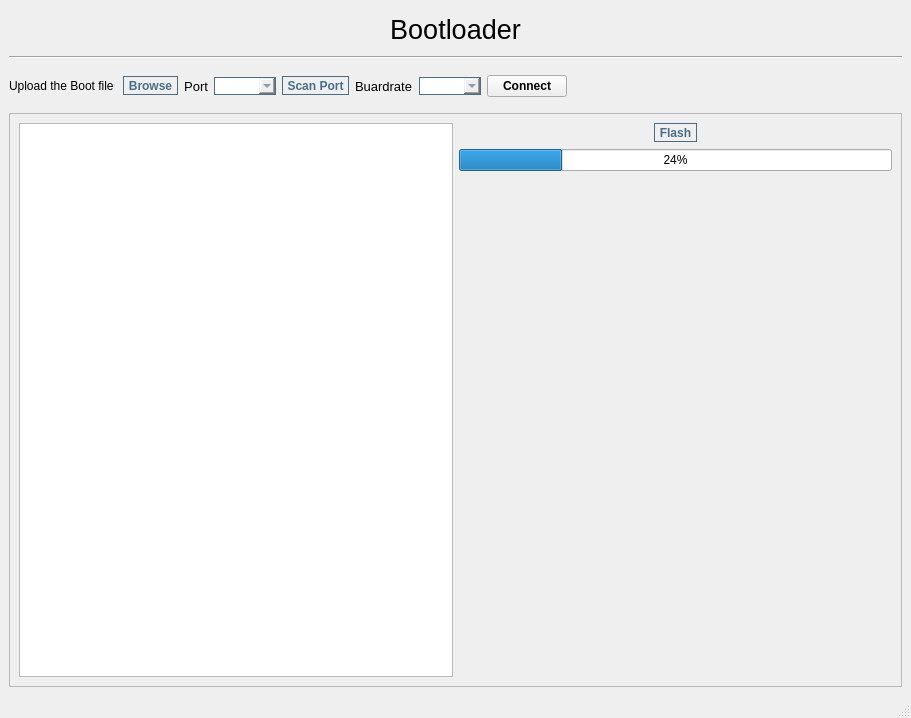
<?xml version="1.0" encoding="UTF-8"?>
<ui version="4.0">
 <class>MainWindow</class>
 <widget class="QMainWindow" name="MainWindow">
  <property name="geometry">
   <rect>
    <x>0</x>
    <y>0</y>
    <width>911</width>
    <height>718</height>
   </rect>
  </property>
  <property name="windowTitle">
   <string>Tunning Kit</string>
  </property>
  <widget class="QWidget" name="centralwidget">
   <layout class="QVBoxLayout" name="verticalLayout_5">
    <item>
     <layout class="QVBoxLayout" name="verticalLayout_3"/>
    </item>
    <item>
     <layout class="QVBoxLayout" name="verticalLayout_2"/>
    </item>
    <item>
     <layout class="QVBoxLayout" name="verticalLayout">
      <item>
       <layout class="QHBoxLayout" name="horizontalLayout">
        <property name="topMargin">
         <number>5</number>
        </property>
        <property name="bottomMargin">
         <number>5</number>
        </property>
        <item>
         <spacer name="horizontalSpacer">
          <property name="orientation">
           <enum>Qt::Horizontal</enum>
          </property>
          <property name="sizeHint" stdset="0">
           <size>
            <width>40</width>
            <height>20</height>
           </size>
          </property>
         </spacer>
        </item>
        <item>
         <widget class="QLabel" name="label">
          <property name="font">
           <font>
            <pointsize>20</pointsize>
           </font>
          </property>
          <property name="text">
           <string>Bootloader</string>
          </property>
          <property name="alignment">
           <set>Qt::AlignCenter</set>
          </property>
         </widget>
        </item>
        <item>
         <spacer name="horizontalSpacer_2">
          <property name="orientation">
           <enum>Qt::Horizontal</enum>
          </property>
          <property name="sizeHint" stdset="0">
           <size>
            <width>40</width>
            <height>20</height>
           </size>
          </property>
         </spacer>
        </item>
       </layout>
      </item>
      <item>
       <widget class="Line" name="line">
        <property name="orientation">
         <enum>Qt::Horizontal</enum>
        </property>
       </widget>
      </item>
      <item>
       <layout class="QHBoxLayout" name="horizontalLayout_5">
        <property name="topMargin">
         <number>10</number>
        </property>
        <property name="bottomMargin">
         <number>10</number>
        </property>
        <item>
         <widget class="QLabel" name="label_2">
          <property name="text">
           <string>Upload the Boot file </string>
          </property>
         </widget>
        </item>
        <item>
         <widget class="QToolButton" name="upload_btn">
          <property name="styleSheet">
           <string notr="true">  border:1px solid #4B6E88;
    border-radius: 10px;
    font-weight:Bold;
    color:#4B6E88;</string>
          </property>
          <property name="text">
           <string>Browse</string>
          </property>
          <property name="icon">
           <iconset resource="../controller/views/static/rc_icon.qrc">
            <normaloff>:/logo/icons/upload.png</normaloff>:/logo/icons/upload.png</iconset>
          </property>
          <property name="toolButtonStyle">
           <enum>Qt::ToolButtonTextBesideIcon</enum>
          </property>
         </widget>
        </item>
        <item>
         <layout class="QHBoxLayout" name="horizontalLayout_3">
          <item>
           <widget class="QLabel" name="label_30">
            <property name="font">
             <font>
              <pointsize>10</pointsize>
             </font>
            </property>
            <property name="text">
             <string>Port</string>
            </property>
            <property name="alignment">
             <set>Qt::AlignRight|Qt::AlignTrailing|Qt::AlignVCenter</set>
            </property>
           </widget>
          </item>
          <item>
           <widget class="QComboBox" name="port_combo">
            <property name="styleSheet">
             <string notr="true">  border:1px solid #4B6E88;

    color:#4B6E88;</string>
            </property>
           </widget>
          </item>
          <item>
           <widget class="QToolButton" name="scan_port">
            <property name="font">
             <font>
              <weight>75</weight>
              <bold>true</bold>
             </font>
            </property>
            <property name="styleSheet">
             <string notr="true">  border:1px solid #4B6E88;
    border-radius: 10px;
    font-weight:Bold;
    color:#4B6E88;</string>
            </property>
            <property name="text">
             <string>Scan Port</string>
            </property>
            <property name="icon">
             <iconset resource="../controller/views/static/rc_icon.qrc">
              <normaloff>:/logo/icons/search.png</normaloff>:/logo/icons/search.png</iconset>
            </property>
            <property name="toolButtonStyle">
             <enum>Qt::ToolButtonTextBesideIcon</enum>
            </property>
           </widget>
          </item>
          <item>
           <widget class="QLabel" name="label_3">
            <property name="font">
             <font>
              <pointsize>10</pointsize>
             </font>
            </property>
            <property name="text">
             <string>Buardrate</string>
            </property>
           </widget>
          </item>
          <item>
           <widget class="QComboBox" name="baud_combo">
            <property name="styleSheet">
             <string notr="true"> border:1px solid #4B6E88;

    color:#4B6E88;</string>
            </property>
           </widget>
          </item>
          <item>
           <widget class="QPushButton" name="connect_btn">
            <property name="font">
             <font>
              <weight>75</weight>
              <bold>true</bold>
             </font>
            </property>
            <property name="text">
             <string>Connect</string>
            </property>
            <property name="checkable">
             <bool>true</bool>
            </property>
           </widget>
          </item>
          <item>
           <widget class="QLabel" name="con_status_msg">
            <property name="minimumSize">
             <size>
              <width>200</width>
              <height>0</height>
             </size>
            </property>
            <property name="maximumSize">
             <size>
              <width>400</width>
              <height>400</height>
             </size>
            </property>
            <property name="text">
             <string/>
            </property>
            <property name="wordWrap">
             <bool>true</bool>
            </property>
           </widget>
          </item>
          <item>
           <spacer name="horizontalSpacer_10">
            <property name="orientation">
             <enum>Qt::Horizontal</enum>
            </property>
            <property name="sizeHint" stdset="0">
             <size>
              <width>40</width>
              <height>20</height>
             </size>
            </property>
           </spacer>
          </item>
         </layout>
        </item>
       </layout>
      </item>
     </layout>
    </item>
    <item>
     <widget class="QScrollArea" name="scrollArea">
      <property name="widgetResizable">
       <bool>true</bool>
      </property>
      <widget class="QWidget" name="scrollAreaWidgetContents">
       <property name="geometry">
        <rect>
         <x>0</x>
         <y>0</y>
         <width>887</width>
         <height>499</height>
        </rect>
       </property>
       <layout class="QHBoxLayout" name="horizontalLayout_2">
        <item>
         <widget class="QListWidget" name="listWidget"/>
        </item>
        <item>
         <layout class="QVBoxLayout" name="verticalLayout_4">
          <item>
           <layout class="QHBoxLayout" name="horizontalLayout_4">
            <item>
             <spacer name="horizontalSpacer_5">
              <property name="orientation">
               <enum>Qt::Horizontal</enum>
              </property>
              <property name="sizeHint" stdset="0">
               <size>
                <width>40</width>
                <height>20</height>
               </size>
              </property>
             </spacer>
            </item>
            <item>
             <widget class="QToolButton" name="flash_btn">
              <property name="styleSheet">
               <string notr="true">  border:1px solid #4B6E88;
    border-radius: 10px;
    font-weight:Bold;
    color:#4B6E88;</string>
              </property>
              <property name="text">
               <string>Flash</string>
              </property>
              <property name="icon">
               <iconset resource="../controller/views/static/rc_icon.qrc">
                <normaloff>:/logo/icons/flash.png</normaloff>:/logo/icons/flash.png</iconset>
              </property>
              <property name="toolButtonStyle">
               <enum>Qt::ToolButtonTextBesideIcon</enum>
              </property>
             </widget>
            </item>
            <item>
             <spacer name="horizontalSpacer_4">
              <property name="orientation">
               <enum>Qt::Horizontal</enum>
              </property>
              <property name="sizeHint" stdset="0">
               <size>
                <width>40</width>
                <height>20</height>
               </size>
              </property>
             </spacer>
            </item>
           </layout>
          </item>
          <item>
           <widget class="QProgressBar" name="progressBar">
            <property name="value">
             <number>24</number>
            </property>
           </widget>
          </item>
          <item>
           <spacer name="verticalSpacer">
            <property name="orientation">
             <enum>Qt::Vertical</enum>
            </property>
            <property name="sizeHint" stdset="0">
             <size>
              <width>20</width>
              <height>40</height>
             </size>
            </property>
           </spacer>
          </item>
          <item>
           <spacer name="horizontalSpacer_3">
            <property name="orientation">
             <enum>Qt::Horizontal</enum>
            </property>
            <property name="sizeHint" stdset="0">
             <size>
              <width>37</width>
              <height>17</height>
             </size>
            </property>
           </spacer>
          </item>
         </layout>
        </item>
       </layout>
      </widget>
     </widget>
    </item>
   </layout>
  </widget>
  <widget class="QMenuBar" name="menubar">
   <property name="geometry">
    <rect>
     <x>0</x>
     <y>0</y>
     <width>911</width>
     <height>26</height>
    </rect>
   </property>
  </widget>
  <widget class="QStatusBar" name="statusbar"/>
 </widget>
 <resources>
  <include location="../controller/views/static/rc_icon.qrc"/>
  <include location="../controller/views/static/rc_icon.qrc"/>
 </resources>
 <connections/>
</ui>
